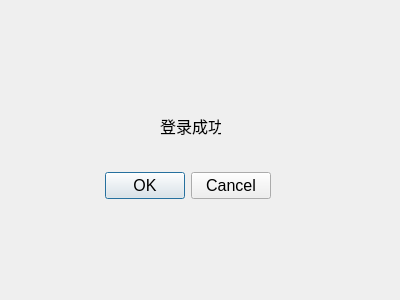
<?xml version="1.0" encoding="UTF-8"?>
<ui version="4.0">
 <class>Dialog</class>
 <widget class="QDialog" name="Dialog">
  <property name="geometry">
   <rect>
    <x>0</x>
    <y>0</y>
    <width>400</width>
    <height>300</height>
   </rect>
  </property>
  <property name="windowTitle">
   <string>Dialog</string>
  </property>
  <widget class="QDialogButtonBox" name="buttonBox">
   <property name="geometry">
    <rect>
     <x>100</x>
     <y>170</y>
     <width>171</width>
     <height>32</height>
    </rect>
   </property>
   <property name="font">
    <font>
     <pointsize>12</pointsize>
    </font>
   </property>
   <property name="orientation">
    <enum>Qt::Horizontal</enum>
   </property>
   <property name="standardButtons">
    <set>QDialogButtonBox::Cancel|QDialogButtonBox::Ok</set>
   </property>
  </widget>
  <widget class="QLabel" name="label">
   <property name="geometry">
    <rect>
     <x>160</x>
     <y>110</y>
     <width>61</width>
     <height>31</height>
    </rect>
   </property>
   <property name="font">
    <font>
     <pointsize>12</pointsize>
    </font>
   </property>
   <property name="text">
    <string>登录成功！</string>
   </property>
  </widget>
 </widget>
 <resources/>
 <connections>
  <connection>
   <sender>buttonBox</sender>
   <signal>accepted()</signal>
   <receiver>Dialog</receiver>
   <slot>accept()</slot>
   <hints>
    <hint type="sourcelabel">
     <x>248</x>
     <y>254</y>
    </hint>
    <hint type="destinationlabel">
     <x>157</x>
     <y>274</y>
    </hint>
   </hints>
  </connection>
  <connection>
   <sender>buttonBox</sender>
   <signal>rejected()</signal>
   <receiver>Dialog</receiver>
   <slot>reject()</slot>
   <hints>
    <hint type="sourcelabel">
     <x>316</x>
     <y>260</y>
    </hint>
    <hint type="destinationlabel">
     <x>286</x>
     <y>274</y>
    </hint>
   </hints>
  </connection>
 </connections>
</ui>
